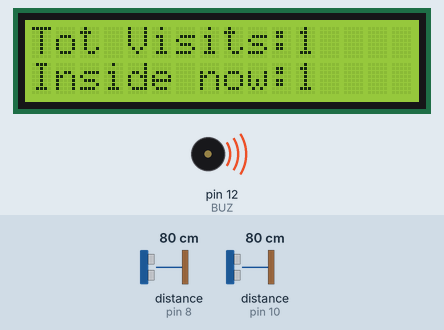
Simulated run of this sketch. Board: Arduino Uno, built with avr-gcc and run on an emulated ATmega328P. Parts: 16×2 character LCD, buzzer (waves = sounding, pin HIGH). Wiring (inferred from the names in the program): 2 × ultrasonic range finder: trigger pin 9, echo pin 8 / trigger pin 11, echo pin 10. The inputs (shaded band) are chosen by the test bench; at power-on: distance to the obstacle (sensors on pin 8, pin 10) 80 cm. The echo pulse lasts 58.3 µs per cm; pins used as bus, display or sensor lines are not drawn; what the sketch prints to the serial monitor is not drawn.

Above: at 1.2 s.
1.3 s: distance to the obstacle (sensor on pin 8) set to 246 cm
2.8 s: distance to the obstacle (sensor on pin 8) set to 253 cm
At 4.1 s:
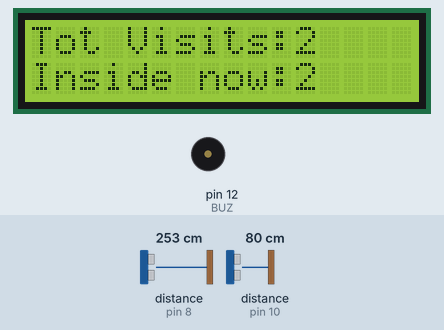
6.6 s: distance to the obstacle (sensor on pin 8) set to 2 cm
At 7.2 s:
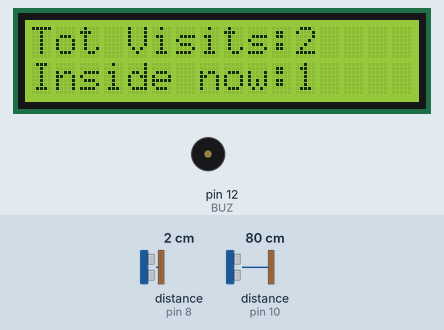
8.1 s: distance to the obstacle (sensor on pin 8) set to 250 cm
At 9.0 s:
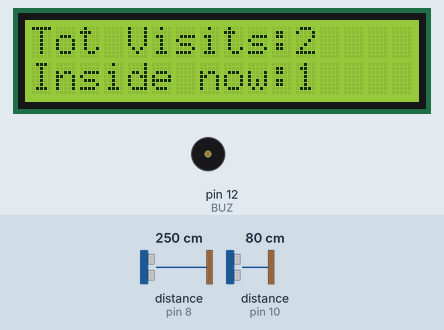
Timing chart, 0 to 10.6 s (numbered marks = the images above; inputs shaded):
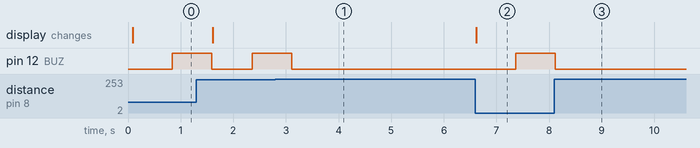

Measured:
- the behaviour switches between 249 and 250 cm on distance to the obstacle (sensor on pin 8) (found by bisection; images 0 and 1)
- after the input at 2.8 s, pin 12 (BUZ): goes on until 3.1 s, then stays LOW
- after the input at 6.6 s, pin 12 (BUZ): LOW → HIGH after 0.76 s; the display: changes at once (image 2)
- after the input at 8.1 s, pin 12 (BUZ): goes on until 8.1 s, then stays LOW

The sketch:

arduino_visitor_counter.ino
```cpp
// Library to work with LCD
#include <LiquidCrystal.h>

#define BUZ 12 // macro for Buzzer pin
// macro for Ultrasonic Distance Sensors
#define TR1 9  // TRIG pin
#define EC1 8  // ECHO pin
#define TR2 11 // TRIG pin
#define EC2 10 // ECHO pin

// Creating an object of LCD
// Syntax: class_name object_name(parameters)
// LiquidCrystal object(registerSelect_rs, enable_e, dataPin4_db4, dataPin5_db5, dataPin6_db6, dataPin7_db7)
LiquidCrystal disp(2, 3, 4, 5, 6, 7);

int totVisitors = 0, inNow = 0; // counter variables

float ultrSncDist(int trigPin, int echoPin) {
  // Function to return distance of object measured by Ultrasonic Distance Sensor (HC-SR04)
  float interval, dist;

  // Mechanism to measure the distance
  digitalWrite(trigPin, LOW);
  delayMicroseconds(2);
  digitalWrite(trigPin, HIGH);
  delayMicroseconds(10);
  digitalWrite(trigPin, LOW);
  interval = pulseIn(echoPin, HIGH); // time taken to receive the signal back
  dist = (interval / 2) / 29.1; // distance in cm

  return dist;
}

void valPrint() {
  // Function to print total visitors and currently inside on LCD
  disp.setCursor(11, 0);
  disp.print("     ");
  disp.setCursor(11, 1);
  disp.print("     ");
  disp.setCursor(11, 0);
  disp.print(totVisitors);
  disp.setCursor(11, 1);
  disp.print(inNow);
}

void setup() {
  Serial.begin(9600);
  disp.begin(16, 2); // 16x2 display

  // Pins for Ultrasonic Distance Sensor 1
  pinMode(TR1, OUTPUT); // TRIG pin
  pinMode(EC1, INPUT);  // ECHO pin

  // Pins for Ultrasonic Distance Sensor 2
  pinMode(TR2, OUTPUT); // TRIG pin
  pinMode(EC2, INPUT);  // ECHO pin

  pinMode(BUZ, OUTPUT); // Pin for Buzzer

  totVisitors = 0;
  inNow = 0;

  // Permanent text on LCD
  disp.setCursor(0, 0);
  disp.print("Tot Visits:");
  disp.setCursor(0, 1);
  disp.print("Inside now:");
  valPrint();
}

void loop() {
  digitalWrite(BUZ, LOW); // Buzzer off

  float dist1 = ultrSncDist(TR1, EC1), dist2 = ultrSncDist(TR2, EC2);
  int startTime; // variable to store time when visitor passes in front of one of the sensors

  //-----------------------check if visitors ENTER------------------------
  if (dist1 <= 250) {
    // if visitor passes in front of sensor 1
    startTime = millis();
    Serial.print("dist1 ");
    Serial.println(dist1);

    while(millis() - startTime <= 2000) {
      // keep checking if visitor passed in front of sensor 2 within 2 sec
      dist2 = ultrSncDist(TR2, EC2);
      if (dist2 <= 250) {
        totVisitors++;
        inNow++;
        valPrint();
        delay(750);
        digitalWrite(BUZ, HIGH); // Buzzer on for 0.75 sec
        delay(750);; // total 1.5 sec given to pass sensor 2
        return;
      }
    }
    return;
  }

  //----------------------------------------------------------------------

  //-----------------------check if visitors EXIT-------------------------
  if (dist2<= 250) {
    // if visitor passes in front of sensor 2
    startTime = millis();
    Serial.print("dist2");
    Serial.println(dist2);

    while(millis() - startTime <= 2000) {
      // keep checking if visitor passed in front of sensor 1 within 2 sec
      dist1= ultrSncDist(TR1, EC1);
      if (dist1<= 250) {
        inNow--;
        valPrint();
        delay(750);
        digitalWrite(BUZ, HIGH); // Buzzer on for 0.75 sec
        delay(750);; // total 1.5 sec given to pass sensor 1
        return;
      }
    }
    return;
  }

  //----------------------------------------------------------------------
}
```
